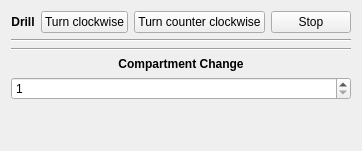
             <widget class="QWidget" name="tab_27">
              <attribute name="title">
               <string>Mining / Science</string>
              </attribute>
              <layout class="QGridLayout" name="gridLayout_76">
               <item row="6" column="0">
                <spacer name="verticalSpacer_66">
                 <property name="orientation">
                  <enum>Qt::Vertical</enum>
                 </property>
                 <property name="sizeHint" stdset="0">
                  <size>
                   <width>20</width>
                   <height>40</height>
                  </size>
                 </property>
                </spacer>
               </item>
               <item row="4" column="0">
                <widget class="QLabel" name="label_6">
                 <property name="font">
                  <font>
                   <weight>75</weight>
                   <bold>true</bold>
                  </font>
                 </property>
                 <property name="text">
                  <string>Compartment Change</string>
                 </property>
                 <property name="alignment">
                  <set>Qt::AlignCenter</set>
                 </property>
                </widget>
               </item>
               <item row="1" column="0">
                <layout class="QHBoxLayout" name="horizontalLayout_102">
                 <item>
                  <widget class="QLabel" name="label_315">
                   <property name="font">
                    <font>
                     <weight>75</weight>
                     <bold>true</bold>
                    </font>
                   </property>
                   <property name="text">
                    <string>Drill</string>
                   </property>
                   <property name="alignment">
                    <set>Qt::AlignCenter</set>
                   </property>
                  </widget>
                 </item>
                 <item>
                  <widget class="QPushButton" name="drill_turn_clockwise_button">
                   <property name="text">
                    <string>Turn clockwise</string>
                   </property>
                  </widget>
                 </item>
                 <item>
                  <widget class="QPushButton" name="drill_turn_counter_clockwise_button">
                   <property name="text">
                    <string>Turn counter clockwise</string>
                   </property>
                  </widget>
                 </item>
                 <item>
                  <widget class="QPushButton" name="drill_stop_button">
                   <property name="text">
                    <string>Stop</string>
                   </property>
                  </widget>
                 </item>
                </layout>
               </item>
               <item row="3" column="0">
                <widget class="Line" name="line_57">
                 <property name="orientation">
                  <enum>Qt::Horizontal</enum>
                 </property>
                </widget>
               </item>
               <item row="2" column="0">
                <widget class="Line" name="line_55">
                 <property name="orientation">
                  <enum>Qt::Horizontal</enum>
                 </property>
                </widget>
               </item>
               <item row="5" column="0">
                <widget class="QSpinBox" name="compartment_select">
                 <property name="minimum">
                  <number>1</number>
                 </property>
                 <property name="maximum">
                  <number>4</number>
                 </property>
                </widget>
               </item>
              </layout>
             </widget>
